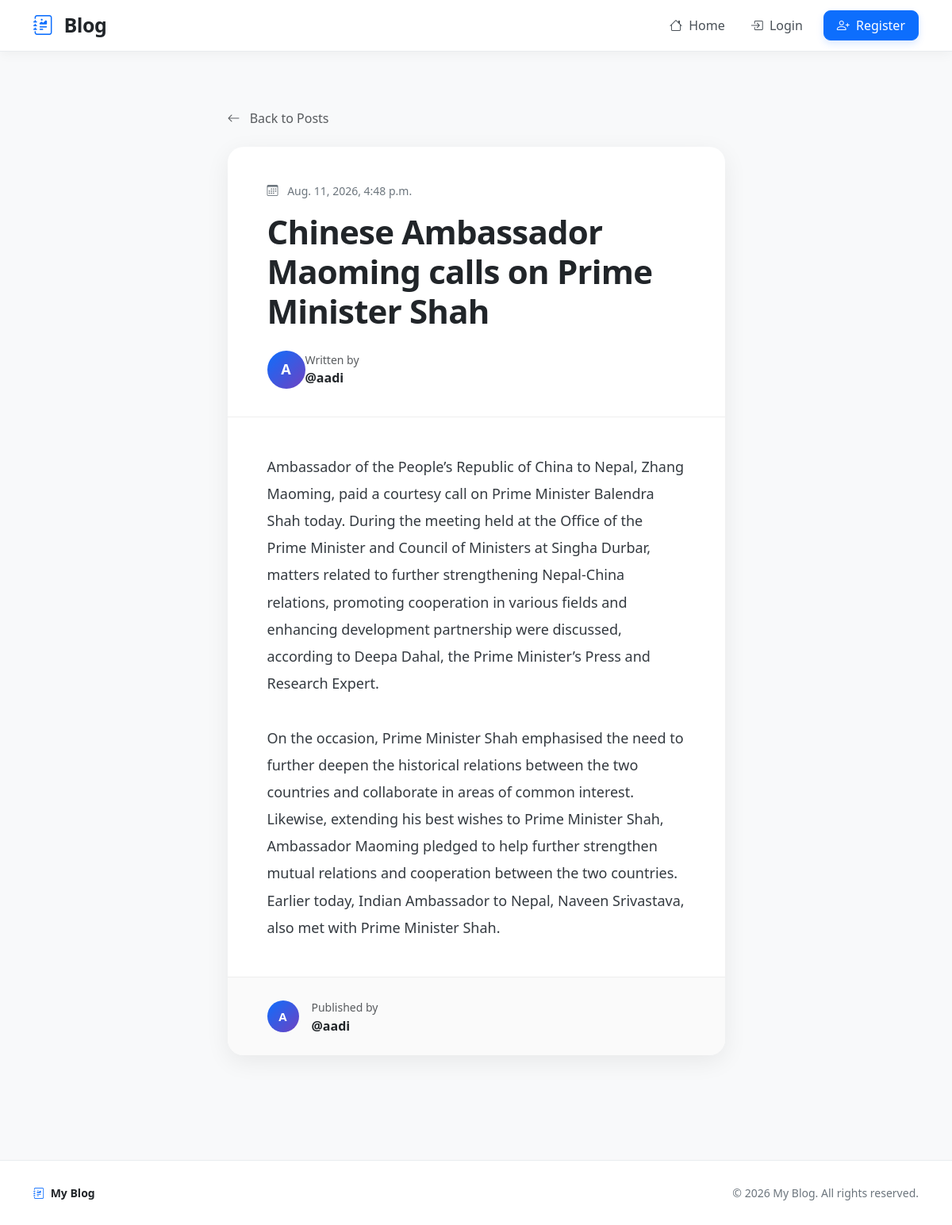
Screenshot of /post-detail/2/ with the database file from the repository.
### blog_app/models.py (models this page shows, shortened)
class Post(models.Model):
    title = models.CharField(max_length=256)
    content = models.TextField()
    author = models.ForeignKey("auth.User", on_delete=models.CASCADE)
    created_at = models.DateTimeField(auto_now_add=True)
    updated_at = models.DateTimeField(auto_now=True)
    published_at = models.DateTimeField(null=True, blank=True)

### blog_app/views.py (the view)
# urls.py: path("post-detail/<int:pk>/", views.post_detail, name="post-detail"),
def post_detail(request, pk):
    post = Post.objects.get(pk=pk)
    return render(
        request,
        "post_detail.html",
        {"post": post},
    )

### templates/post_detail.html (shortened to what this page needs)
{% extends "base.html" %}
{% block content %}
<div class="container py-5">
    <div class="row justify-content-center">
        <div class="col-lg-8 col-xl-7">
            <div class="mb-4">
                <a href="/" class="text-decoration-none text-muted">
                    <i class="bi bi-arrow-left me-2"></i>
                    Back to Posts
                </a>
            </div>
            <article class="article-card">
                <div class="article-header">
                    <div class="article-date mb-3">
                        <i class="bi bi-calendar3 me-2"></i>
                        {{ post.published_at }}
                    </div>
                    <h1 class="article-title">
                        {{ post.title }}
                    </h1>
                    <div class="author-section mt-4">
                        <div class="author-avatar">
                            {{ post.author.username|first|upper }}
                        </div>
                        <div>
                            <small class="text-muted d-block">
                                Written by
                            </small>
                            <span class="author-name">
                                @{{ post.author.username }}
                            </span>
                        </div>
                    </div>
                </div>
                <div class="article-content">
                    {{ post.content|linebreaksbr }}
                </div>
                <div class="article-footer">
                    <div class="d-flex align-items-center">
                        <div class="author-avatar small-avatar">
                            {{ post.author.username|first|upper }}
                        </div>
                        <div class="ms-3">
                            <small class="text-muted">
                                Published by
                            </small>
                            <div class="fw-semibold">
                                @{{ post.author.username }}
                            </div>
                        </div>
                    </div>
                </div>
            </article>
        </div>
    </div>
</div>
{% endblock content %}

### templates/base.html (style rules this page uses)
body { background: #f5f7fb; color: #212529; font-family: system-ui, -apple-system, BlinkMacSystemFont, "Segoe UI", sans-serif; }

### templates/post_detail.html (style rules this page uses)
body { background-color: #f8f9fa; }
.article-card { background: #ffffff; border-radius: 20px; overflow: hidden; box-shadow: 0 8px 30px rgba(0, 0, 0, 0.07); }
.article-header { padding: 45px 50px 35px; border-bottom: 1px solid #eeeeee; }
.article-date { color: #6c757d; font-size: 14px; font-weight: 500; }
.article-title { font-size: 42px; line-height: 1.2; font-weight: 800; letter-spacing: -0.8px; color: #212529; margin: 0; }
.author-section { display: flex; align-items: center; }
.author-avatar { width: 48px; height: 48px; border-radius: 50%; display: flex; align-items: center; justify-content: center; background: linear-gradient(135deg, #0d6efd, #6f42c1); color: white; font-weight: 700; font-size: 18px; }
.author-name { font-weight: 600; color: #212529; }
.article-content { padding: 45px 50px; font-size: 18px; line-height: 1.9; color: #343a40; }
.article-footer { padding: 25px 50px; border-top: 1px solid #eeeeee; background: #fafafa; }
.small-avatar { width: 40px; height: 40px; font-size: 15px; }
.text-muted { transition: color 0.2s ease; }

### rows the page displays
Post: published_at "Aug. 11, 2026, 4:48 p.m.", title "Chinese Ambassador Maoming calls on Prime Minister Shah", author.username|first "A", author.username "aadi", content "Ambassador of the People’s Republic of China to Nepal, Zhang Maoming, paid a courtesy call on Prime Minister Balendra Shah today. During the meeting held at the Office of the Prime Minister and Council of Ministers at Singha Durbar, matters related to further strengthening Nepal-China relations, promoting cooperation in various fields and enhancing development partnership were discussed, according to Deepa Dahal, the Prime Minister’s Press and Research Expert. On the occasion, Prime Minister Shah emphasised the need to further deepen the historical relations between the two countries and collaborate in areas of common interest. Likewise, extending his best wishes to Prime Minister Shah,…"
